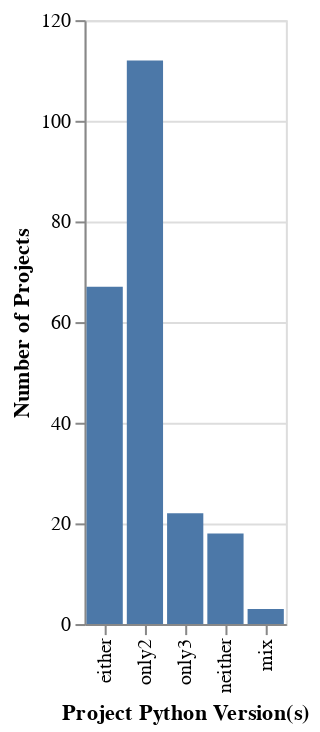

This figure's notebook cell:
### Code cell
chart = alt.Chart(tab).mark_bar().encode(
    alt.X("summary", axis=alt.Axis(title='Project Python Version(s)'), sort=["either", "only2", "only3", "neither"]),
    y=alt.Y('count()', title="Number of Projects"),
)
chart

### Figure 1 — Vega-Lite specification as saved in the notebook (floating-point values rounded to 4 significant figures; data arrays with more than 128 entries replaced by an {"elided": "..."} marker saying what was removed)
{"$schema": "https://vega.github.io/schema/vega-lite/v3.4.0.json", "config": {"background": "white"}, "data": {"name": "data-e6d53a90023120a85ef8bc1af0484401"}, "datasets": {"data-e6d53a90023120a85ef8bc1af0484401": {"elided": "222 records"}}, "encoding": {"x": {"axis": {"title": "Project Python Version(s)"}, "field": "summary", "sort": ["either", "only2", "only3", "neither"], "type": "nominal"}, "y": {"aggregate": "count", "title": "Number of Projects", "type": "quantitative"}}, "mark": "bar"}
